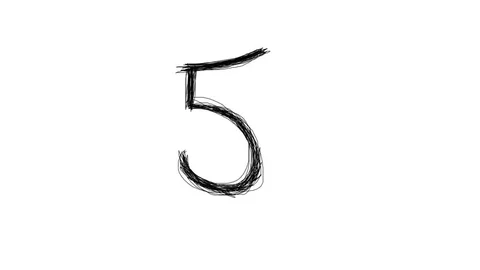
#> input picture test.png, 480 x 270 px, found by its file name
$ jupyter execute --allow-errors SVM_with_preprocessing.ipynb   (shell and % lines are left out)
#> lines starting #> are read from the running program, lines starting #| are printed output that depends on the picture
[cell 1]
import pandas as pd

#> (the rest of this cell did not finish here and is left out)

#> (a cell that did not finish here is left out)

#> (a cell that did not finish here is left out)

#> (a cell that did not finish here is left out)

#> (a cell that did not finish here is left out)

[cell 6]
from sklearn.model_selection import train_test_split

# X_subset, _, y_subset, _ = train_test_split(X, y, train_size=40000, stratify=y, random_state=42)
#> (the rest of this cell did not finish here and is left out)

[cell 7]
from sklearn.pipeline import Pipeline
from sklearn.preprocessing import StandardScaler
from sklearn.svm import SVC

pipeline = Pipeline([
    ("scaler", StandardScaler()),
    ("svm", SVC())
])

param = {
    "svm__C":[0.1, 1, 10],
    "svm__gamma":['scale', 'auto'],
    "svm__kernel":["linear", "rbf", "poly"]
}

[cell 8]
from sklearn.model_selection import GridSearchCV
grid_search = GridSearchCV(pipeline,param, cv = 5, scoring="accuracy", n_jobs=-1)
#> (the rest of this cell did not finish here and is left out)

#> (a cell that did not finish here is left out)

#> (a cell that did not finish here is left out)

#> (a cell that did not finish here is left out)

[cell 12]
import numpy as np
from PIL import Image, ImageEnhance
import matplotlib.pyplot as plt

def preprocess_image(image_path):
    """Preprocess an image to match the MNIST format."""
#> called with image_path = './test.png'
    img = Image.open(image_path).convert('L')  # Convert to grayscale
    enhancer = ImageEnhance.Contrast(img)
    img = enhancer.enhance(2.0)  # Enhance contrast
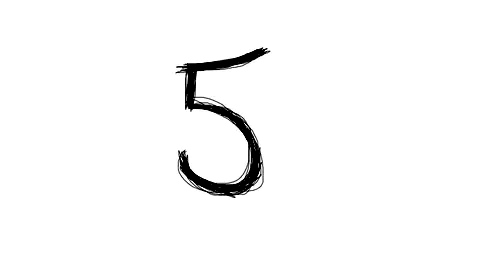
#> img: PIL image 480x270 L; min 0, max 255, mean 248.6
    img = img.resize((28, 28), Image.Resampling.LANCZOS)  # Resize to 28x28 using LANCZOS filter
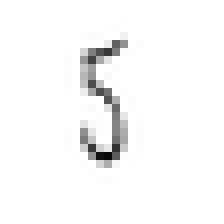
#> img: PIL image 28x28 L (shown 8 times larger); min 10, max 255, mean 247.9

    # Visualize the intermediate steps
    plt.figure(figsize=(10, 5))

    plt.subplot(1, 3, 1)
    plt.imshow(img, cmap='gray')
    plt.title('Resized Image')
    plt.axis('off')

    img_array = np.array(img)
    img_array = 255 - img_array  # Invert colors: MNIST has white digits on black background
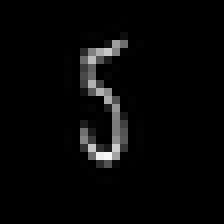
#> img_array: shape (28, 28) (shown 8 times larger); min 0, max 245, mean 7.1

    plt.subplot(1, 3, 2)
    plt.imshow(img_array, cmap='gray')
    plt.title('Inverted Image')
    plt.axis('off')

    img_array = img_array / 255.0  # Normalize to [0, 1] range
    img_array = img_array.flatten().reshape(1, -1)  # Flatten and reshape for the model

    plt.subplot(1, 3, 3)
    plt.imshow(img_array.reshape(28, 28), cmap='gray')
    plt.title('Final Preprocessed Image')
    plt.axis('off')

    plt.show()
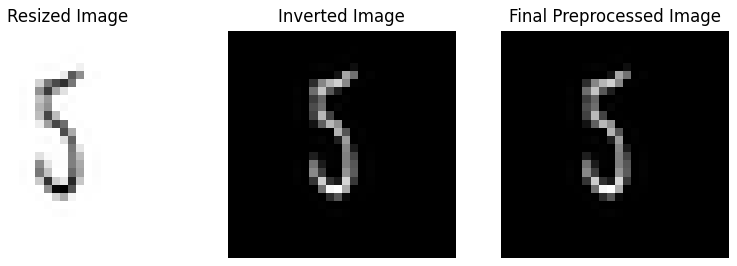
#> figure drawn by matplotlib, 3 panels

    return img_array

def predict_digit(image_path):
    """Predict the digit in the given image."""
    img_array = preprocess_image(image_path)
    prediction = best_model.predict(img_array)
    return prediction[0]

# Example usage
image_path = './test.png'  # Use the provided image path
#> (the rest of this cell did not finish here and is left out)
